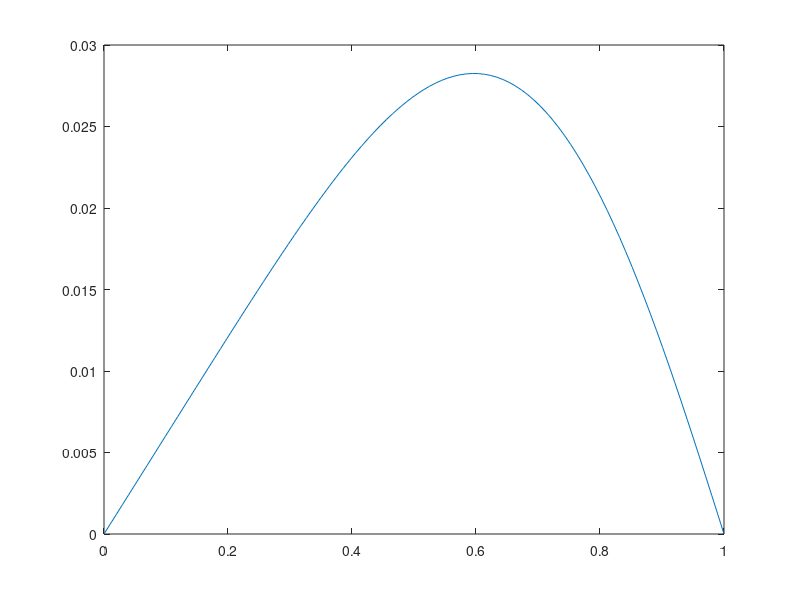

MATLAB code for this plot:
% An attempt at implementing a finite element method to the Helmholtz problem
% with equidistant nodes (and homogenous boundary conditions).
close all
clear all
%	HELMHOLTZ PROBLEM:
% -u_xx + \sigma*u = f in \Omega
%---------------------------------------------------------



%-----------PRELIMINARIES:-------------------------------
f = @(x) x^2*sin(pi*x);	% Describe your loading function
sigma = 0.5;
N = 100;	%Number of elements
x = linspace(0,1,N+2);
h = x(2)-x(1);

Mk = [ 2 1; 1 2];	%Elementwise contribution to the mass matrix 
Ak = [ 1 -1; -1 1];	%Elementwise contribution to the [insert name here] matrix.



%--------------ASSEMBLY--------------------------------
A = zeros(N+2);
M = zeros(N+2);
F = zeros(N+2,1);
for k = 1:N+1 %iterate over elements
  for alpha = 1:2
    i = k+alpha-1;
    F(i) = h*f(x(i));	%Blæh!
    for beta = 1:2
      j = k+beta-1;
        A(i,j) = A(i,j)+1/h*Ak(alpha,beta);
        M(i,j) = M(i,j)+h/6*Mk(alpha,beta);
    end		
  end
end

%-----------FINISHING UP---------------------------
A = A(2:(end-1),2:(end-1));
M = M(2:(end-1),2:(end-1));
F = F(2:(end-1));

u = (A+sigma*M)\F;
u = [0; u; 0];

figure
plot(x,u)

